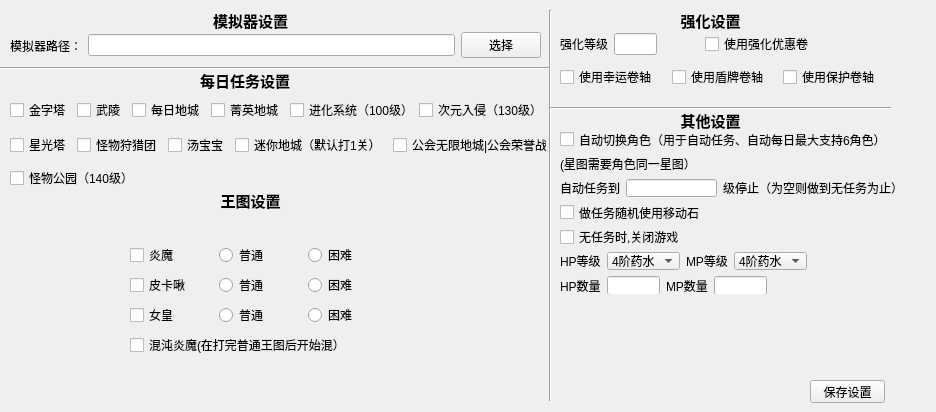
      <widget class="QWidget" name="tab_3">
       <attribute name="title">
        <string>基本设置</string>
       </attribute>
       <widget class="QPushButton" name="save_setting_btn">
        <property name="geometry">
         <rect>
          <x>810</x>
          <y>380</y>
          <width>75</width>
          <height>23</height>
         </rect>
        </property>
        <property name="text">
         <string>保存设置</string>
        </property>
       </widget>
       <widget class="QWidget" name="horizontalLayoutWidget_4">
        <property name="geometry">
         <rect>
          <x>10</x>
          <y>30</y>
          <width>531</width>
          <height>31</height>
         </rect>
        </property>
        <layout class="QHBoxLayout" name="horizontalLayout_9">
         <item>
          <widget class="QLabel" name="label_5">
           <property name="text">
            <string>模拟器路径：</string>
           </property>
          </widget>
         </item>
         <item>
          <widget class="QLineEdit" name="line_mnqpath">
           <property name="enabled">
            <bool>true</bool>
           </property>
          </widget>
         </item>
         <item>
          <widget class="QPushButton" name="filechoose_btn">
           <property name="enabled">
            <bool>true</bool>
           </property>
           <property name="text">
            <string>选择</string>
           </property>
          </widget>
         </item>
        </layout>
       </widget>
       <widget class="QWidget" name="horizontalLayoutWidget_6">
        <property name="geometry">
         <rect>
          <x>10</x>
          <y>90</y>
          <width>531</width>
          <height>41</height>
         </rect>
        </property>
        <layout class="QHBoxLayout" name="horizontalLayout_7" stretch="1,1,1,1,3,5">
         <item>
          <widget class="QCheckBox" name="jinzita_box">
           <property name="text">
            <string>金字塔</string>
           </property>
          </widget>
         </item>
         <item>
          <widget class="QCheckBox" name="wulin_box">
           <property name="text">
            <string>武陵</string>
           </property>
          </widget>
         </item>
         <item>
          <widget class="QCheckBox" name="meiri_box">
           <property name="text">
            <string>每日地城</string>
           </property>
          </widget>
         </item>
         <item>
          <widget class="QCheckBox" name="jingying_box">
           <property name="text">
            <string>菁英地城</string>
           </property>
          </widget>
         </item>
         <item>
          <widget class="QCheckBox" name="jinghua_box">
           <property name="text">
            <string>进化系统（100级）</string>
           </property>
          </widget>
         </item>
         <item>
          <widget class="QCheckBox" name="ciyuan_box">
           <property name="text">
            <string>次元入侵（130级）</string>
           </property>
          </widget>
         </item>
        </layout>
       </widget>
       <widget class="QLabel" name="label_9">
        <property name="geometry">
         <rect>
          <x>200</x>
          <y>70</y>
          <width>101</width>
          <height>21</height>
         </rect>
        </property>
        <property name="font">
         <font>
          <pointsize>11</pointsize>
          <weight>75</weight>
          <bold>true</bold>
         </font>
        </property>
        <property name="text">
         <string>每日任务设置</string>
        </property>
       </widget>
       <widget class="QLabel" name="label_3">
        <property name="geometry">
         <rect>
          <x>650</x>
          <y>10</y>
          <width>121</width>
          <height>21</height>
         </rect>
        </property>
        <property name="font">
         <font>
          <pointsize>11</pointsize>
          <weight>75</weight>
          <bold>true</bold>
         </font>
        </property>
        <property name="text">
         <string>强化设置</string>
        </property>
        <property name="alignment">
         <set>Qt::AlignCenter</set>
        </property>
       </widget>
       <widget class="Line" name="line_2">
        <property name="geometry">
         <rect>
          <x>0</x>
          <y>60</y>
          <width>551</width>
          <height>16</height>
         </rect>
        </property>
        <property name="orientation">
         <enum>Qt::Horizontal</enum>
        </property>
       </widget>
       <widget class="QWidget" name="layoutWidget">
        <property name="geometry">
         <rect>
          <x>560</x>
          <y>30</y>
          <width>329</width>
          <height>28</height>
         </rect>
        </property>
        <layout class="QHBoxLayout" name="horizontalLayout_17" stretch="1,1,1,3,1,0">
         <item>
          <widget class="QLabel" name="label_30">
           <property name="text">
            <string>强化等级</string>
           </property>
          </widget>
         </item>
         <item>
          <widget class="QLineEdit" name="qh_level_edit"/>
         </item>
         <item>
          <spacer name="horizontalSpacer_10">
           <property name="orientation">
            <enum>Qt::Horizontal</enum>
           </property>
           <property name="sizeHint" stdset="0">
            <size>
             <width>40</width>
             <height>20</height>
            </size>
           </property>
          </spacer>
         </item>
         <item>
          <widget class="QCheckBox" name="qh_youhui_box">
           <property name="text">
            <string>使用强化优惠卷</string>
           </property>
          </widget>
         </item>
         <item>
          <spacer name="horizontalSpacer_9">
           <property name="orientation">
            <enum>Qt::Horizontal</enum>
           </property>
           <property name="sizeHint" stdset="0">
            <size>
             <width>40</width>
             <height>20</height>
            </size>
           </property>
          </spacer>
         </item>
         <item>
          <widget class="QLabel" name="label_31">
           <property name="text">
            <string/>
           </property>
          </widget>
         </item>
        </layout>
       </widget>
       <widget class="QWidget" name="layoutWidget">
        <property name="geometry">
         <rect>
          <x>560</x>
          <y>60</y>
          <width>329</width>
          <height>34</height>
         </rect>
        </property>
        <layout class="QHBoxLayout" name="horizontalLayout_18">
         <item>
          <widget class="QCheckBox" name="xinyun_box">
           <property name="text">
            <string>使用幸运卷轴</string>
           </property>
          </widget>
         </item>
         <item>
          <widget class="QCheckBox" name="dunpai_box">
           <property name="text">
            <string>使用盾牌卷轴</string>
           </property>
          </widget>
         </item>
         <item>
          <widget class="QCheckBox" name="baohu_box">
           <property name="text">
            <string>使用保护卷轴</string>
           </property>
          </widget>
         </item>
        </layout>
       </widget>
       <widget class="QLabel" name="label_36">
        <property name="geometry">
         <rect>
          <x>190</x>
          <y>10</y>
          <width>121</width>
          <height>21</height>
         </rect>
        </property>
        <property name="font">
         <font>
          <pointsize>11</pointsize>
          <weight>75</weight>
          <bold>true</bold>
         </font>
        </property>
        <property name="text">
         <string>模拟器设置</string>
        </property>
        <property name="alignment">
         <set>Qt::AlignCenter</set>
        </property>
       </widget>
       <widget class="Line" name="line_3">
        <property name="geometry">
         <rect>
          <x>540</x>
          <y>10</y>
          <width>20</width>
          <height>391</height>
         </rect>
        </property>
        <property name="orientation">
         <enum>Qt::Vertical</enum>
        </property>
       </widget>
       <widget class="Line" name="line_4">
        <property name="geometry">
         <rect>
          <x>550</x>
          <y>100</y>
          <width>341</width>
          <height>16</height>
         </rect>
        </property>
        <property name="orientation">
         <enum>Qt::Horizontal</enum>
        </property>
       </widget>
       <widget class="QLabel" name="label_42">
        <property name="geometry">
         <rect>
          <x>650</x>
          <y>110</y>
          <width>121</width>
          <height>21</height>
         </rect>
        </property>
        <property name="font">
         <font>
          <pointsize>11</pointsize>
          <weight>75</weight>
          <bold>true</bold>
         </font>
        </property>
        <property name="text">
         <string>其他设置</string>
        </property>
        <property name="alignment">
         <set>Qt::AlignCenter</set>
        </property>
       </widget>
       <widget class="QWidget" name="verticalLayoutWidget_9">
        <property name="geometry">
         <rect>
          <x>560</x>
          <y>130</y>
          <width>367</width>
          <height>164</height>
         </rect>
        </property>
        <layout class="QVBoxLayout" name="verticalLayout_11">
         <item>
          <widget class="QCheckBox" name="is_change_role_box">
           <property name="text">
            <string>自动切换角色（用于自动任务、自动每日最大支持6角色）</string>
           </property>
          </widget>
         </item>
         <item>
          <widget class="QLabel" name="label_59">
           <property name="text">
            <string>(星图需要角色同一星图）</string>
           </property>
          </widget>
         </item>
         <item>
          <layout class="QHBoxLayout" name="horizontalLayout_22">
           <item>
            <widget class="QLabel" name="label_43">
             <property name="text">
              <string>自动任务到</string>
             </property>
            </widget>
           </item>
           <item>
            <widget class="QLineEdit" name="task_level_edit"/>
           </item>
           <item>
            <widget class="QLabel" name="label_44">
             <property name="text">
              <string>级停止（为空则做到无任务为止）</string>
             </property>
            </widget>
           </item>
           <item>
            <spacer name="horizontalSpacer_12">
             <property name="orientation">
              <enum>Qt::Horizontal</enum>
             </property>
             <property name="sizeHint" stdset="0">
              <size>
               <width>40</width>
               <height>20</height>
              </size>
             </property>
            </spacer>
           </item>
          </layout>
         </item>
         <item>
          <widget class="QCheckBox" name="use_stone_box">
           <property name="text">
            <string>做任务随机使用移动石</string>
           </property>
          </widget>
         </item>
         <item>
          <widget class="QCheckBox" name="close_game_box">
           <property name="text">
            <string>无任务时,关闭游戏</string>
           </property>
          </widget>
         </item>
         <item>
          <layout class="QHBoxLayout" name="horizontalLayout_30">
           <item>
            <widget class="QLabel" name="label_20">
             <property name="text">
              <string>HP等级</string>
             </property>
            </widget>
           </item>
           <item>
            <widget class="QComboBox" name="hp_box">
             <item>
              <property name="text">
               <string>4阶药水</string>
              </property>
             </item>
             <item>
              <property name="text">
               <string>5阶药水</string>
              </property>
             </item>
             <item>
              <property name="text">
               <string>6阶药水</string>
              </property>
             </item>
             <item>
              <property name="text">
               <string>7阶药水</string>
              </property>
             </item>
             <item>
              <property name="text">
               <string>8阶药水</string>
              </property>
             </item>
             <item>
              <property name="text">
               <string>9阶药水</string>
              </property>
             </item>
            </widget>
           </item>
           <item>
            <widget class="QLabel" name="label_35">
             <property name="text">
              <string>MP等级</string>
             </property>
            </widget>
           </item>
           <item>
            <widget class="QComboBox" name="mp_box">
             <item>
              <property name="text">
               <string>4阶药水</string>
              </property>
             </item>
             <item>
              <property name="text">
               <string>5阶药水</string>
              </property>
             </item>
             <item>
              <property name="text">
               <string>6阶药水</string>
              </property>
             </item>
             <item>
              <property name="text">
               <string>7阶药水</string>
              </property>
             </item>
             <item>
              <property name="text">
               <string>8阶药水</string>
              </property>
             </item>
             <item>
              <property name="text">
               <string>9阶药水</string>
              </property>
             </item>
            </widget>
           </item>
           <item>
            <spacer name="horizontalSpacer_6">
             <property name="orientation">
              <enum>Qt::Horizontal</enum>
             </property>
             <property name="sizeHint" stdset="0">
              <size>
               <width>40</width>
               <height>20</height>
              </size>
             </property>
            </spacer>
           </item>
          </layout>
         </item>
         <item>
          <layout class="QHBoxLayout" name="horizontalLayout_12" stretch="1,2,1,2,6">
           <item>
            <widget class="QLabel" name="label_11">
             <property name="text">
              <string>HP数量</string>
             </property>
            </widget>
           </item>
           <item>
            <widget class="QLineEdit" name="hp_num_edit"/>
           </item>
           <item>
            <widget class="QLabel" name="label_16">
             <property name="text">
              <string>MP数量</string>
             </property>
            </widget>
           </item>
           <item>
            <widget class="QLineEdit" name="mp_num_edit"/>
           </item>
           <item>
            <spacer name="horizontalSpacer">
             <property name="orientation">
              <enum>Qt::Horizontal</enum>
             </property>
             <property name="sizeHint" stdset="0">
              <size>
               <width>40</width>
               <height>20</height>
              </size>
             </property>
            </spacer>
           </item>
          </layout>
         </item>
        </layout>
       </widget>
       <widget class="QLabel" name="label_45">
        <property name="geometry">
         <rect>
          <x>190</x>
          <y>190</y>
          <width>121</width>
          <height>21</height>
         </rect>
        </property>
        <property name="font">
         <font>
          <pointsize>11</pointsize>
          <weight>75</weight>
          <bold>true</bold>
         </font>
        </property>
        <property name="text">
         <string>王图设置</string>
        </property>
        <property name="alignment">
         <set>Qt::AlignCenter</set>
        </property>
       </widget>
       <widget class="QWidget" name="horizontalLayoutWidget_2">
        <property name="geometry">
         <rect>
          <x>10</x>
          <y>130</y>
          <width>537</width>
          <height>31</height>
         </rect>
        </property>
        <layout class="QHBoxLayout" name="horizontalLayout_24">
         <item>
          <widget class="QCheckBox" name="startower_box">
           <property name="text">
            <string>星光塔</string>
           </property>
          </widget>
         </item>
         <item>
          <widget class="QCheckBox" name="guaiwu_box">
           <property name="text">
            <string>怪物狩猎团</string>
           </property>
          </widget>
         </item>
         <item>
          <widget class="QCheckBox" name="tangbaobao_box">
           <property name="text">
            <string>汤宝宝</string>
           </property>
          </widget>
         </item>
         <item>
          <widget class="QCheckBox" name="mini_dc_box">
           <property name="text">
            <string>迷你地城（默认打1关）</string>
           </property>
          </widget>
         </item>
         <item>
          <widget class="QCheckBox" name="gonghui_box">
           <property name="text">
            <string>公会无限地城|公会荣誉战</string>
           </property>
          </widget>
         </item>
        </layout>
       </widget>
       <widget class="QCheckBox" name="gw_park_box">
        <property name="geometry">
         <rect>
          <x>10</x>
          <y>170</y>
          <width>141</width>
          <height>16</height>
         </rect>
        </property>
        <property name="text">
         <string>怪物公园（140级）</string>
        </property>
       </widget>
       <widget class="QWidget" name="verticalLayoutWidget_3">
        <property name="geometry">
         <rect>
          <x>130</x>
          <y>330</y>
          <width>261</width>
          <height>31</height>
         </rect>
        </property>
        <layout class="QVBoxLayout" name="verticalLayout_9">
         <item>
          <widget class="QCheckBox" name="hd_boss_box">
           <property name="text">
            <string>混沌炎魔(在打完普通王图后开始混）</string>
           </property>
          </widget>
         </item>
        </layout>
       </widget>
       <widget class="QWidget" name="layoutWidget">
        <property name="geometry">
         <rect>
          <x>130</x>
          <y>300</y>
          <width>261</width>
          <height>30</height>
         </rect>
        </property>
        <layout class="QHBoxLayout" name="horizontalLayout_27">
         <item>
          <widget class="QCheckBox" name="nh_box">
           <property name="text">
            <string>女皇</string>
           </property>
          </widget>
         </item>
         <item>
          <widget class="QRadioButton" name="nh_pt_rbtn">
           <property name="text">
            <string>普通</string>
           </property>
          </widget>
         </item>
         <item>
          <widget class="QRadioButton" name="nh_kn_rbtn">
           <property name="text">
            <string>困难</string>
           </property>
          </widget>
         </item>
        </layout>
       </widget>
       <widget class="QWidget" name="layoutWidget">
        <property name="geometry">
         <rect>
          <x>130</x>
          <y>240</y>
          <width>261</width>
          <height>31</height>
         </rect>
        </property>
        <layout class="QHBoxLayout" name="horizontalLayout_23">
         <item>
          <widget class="QCheckBox" name="ym_box">
           <property name="text">
            <string>炎魔</string>
           </property>
          </widget>
         </item>
         <item>
          <widget class="QRadioButton" name="ym_pt_rbtn">
           <property name="text">
            <string>普通</string>
           </property>
          </widget>
         </item>
         <item>
          <widget class="QRadioButton" name="ym_kn_rbtn">
           <property name="text">
            <string>困难</string>
           </property>
          </widget>
         </item>
        </layout>
       </widget>
       <widget class="QWidget" name="layoutWidget">
        <property name="geometry">
         <rect>
          <x>130</x>
          <y>270</y>
          <width>261</width>
          <height>31</height>
         </rect>
        </property>
        <layout class="QHBoxLayout" name="horizontalLayout_26">
         <item>
          <widget class="QCheckBox" name="pkj_box">
           <property name="text">
            <string>皮卡啾</string>
           </property>
          </widget>
         </item>
         <item>
          <widget class="QRadioButton" name="pkj_pt_rbtn">
           <property name="text">
            <string>普通</string>
           </property>
          </widget>
         </item>
         <item>
          <widget class="QRadioButton" name="pkj_kn_rbtn">
           <property name="text">
            <string>困难</string>
           </property>
          </widget>
         </item>
        </layout>
       </widget>
      </widget>
